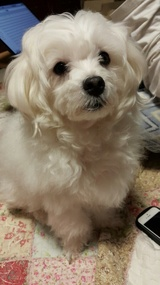
#> input picture Projects/images/tico.jpg, 160 x 285 px, shrunk from 540 x 960 before the run, found by its file name
$ python feature_matching.py
#> lines starting #> are read from the running program, lines starting #| are printed output that depends on the picture
import cv2
import numpy as np
import matplotlib.pyplot as plt
#the template in the image can have differne light, image, etc

img1 = cv2.imread('/home/kaeun/Projects/tico.jpg', 0)
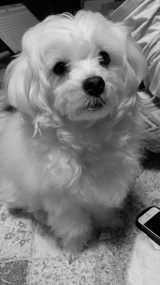
#> img1: shape (285, 160); min 0, max 232, mean 127.6
img2 = cv2.imread('/home/kaeun/Projects/mom.JPG', 0)
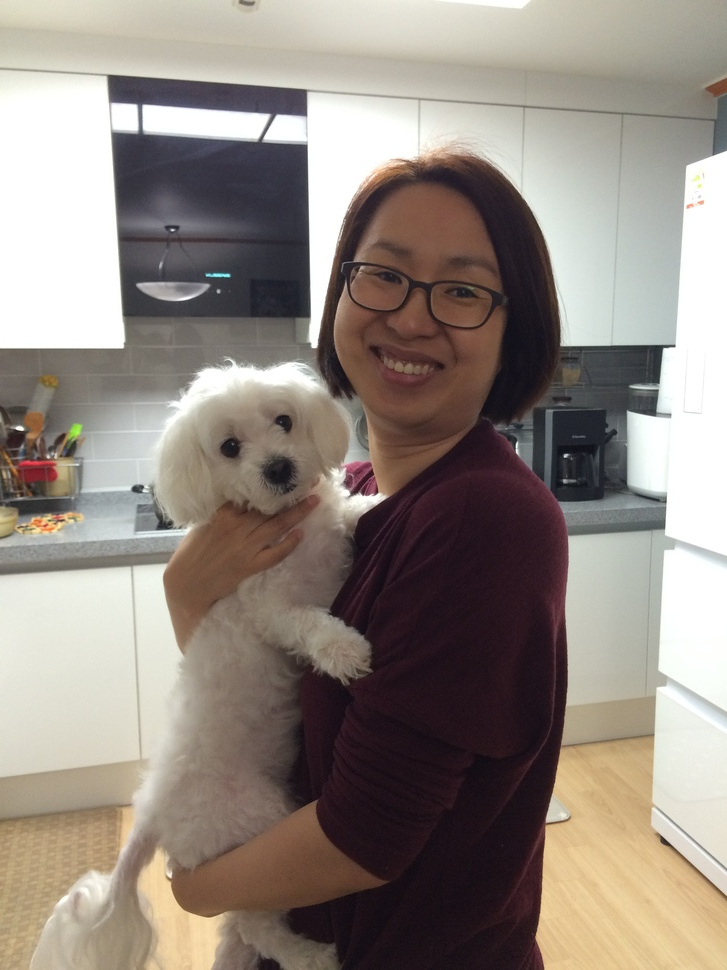
#> input picture Projects/images/mom.JPG, 727 x 970 px, shrunk from 2448 x 3264 before the run, found by its file name
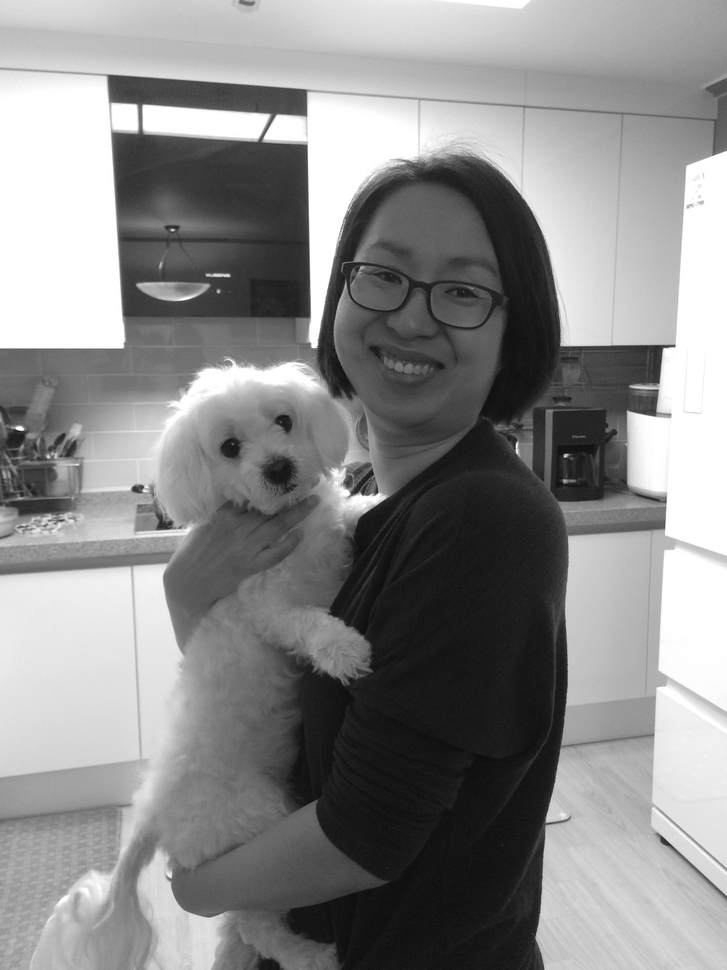
#> img2: shape (970, 727); min 11, max 255, mean 138

orb = cv2.ORB_create()

kp1, des1 = orb.detectAndCompute(img1, None)
#> kp1 = 325 keypoints; strongest (x, y, size): (100, 63, 31), (100, 64, 37.2), (83, 83, 64.3), (101, 78, 44.6)
kp2, des2 = orb.detectAndCompute(img2, None)
#> kp2 = 500 keypoints; strongest (x, y, size): (664, 348, 31), (664, 350, 44.6), (314, 346, 44.6), (665, 349, 53.6)


bf = cv2.BFMatcher(cv2.NORM_HAMMING, crossCheck = True)

matches = bf.match(des1, des2)
#> matches = 84 matches
matches = sorted(matches, key = lambda x:x.distance)
#sort them to most likely to match to least likely to match

img3 = cv2.drawMatches(img1, kp1, img2, kp2, matches[:2], None, flags=2)
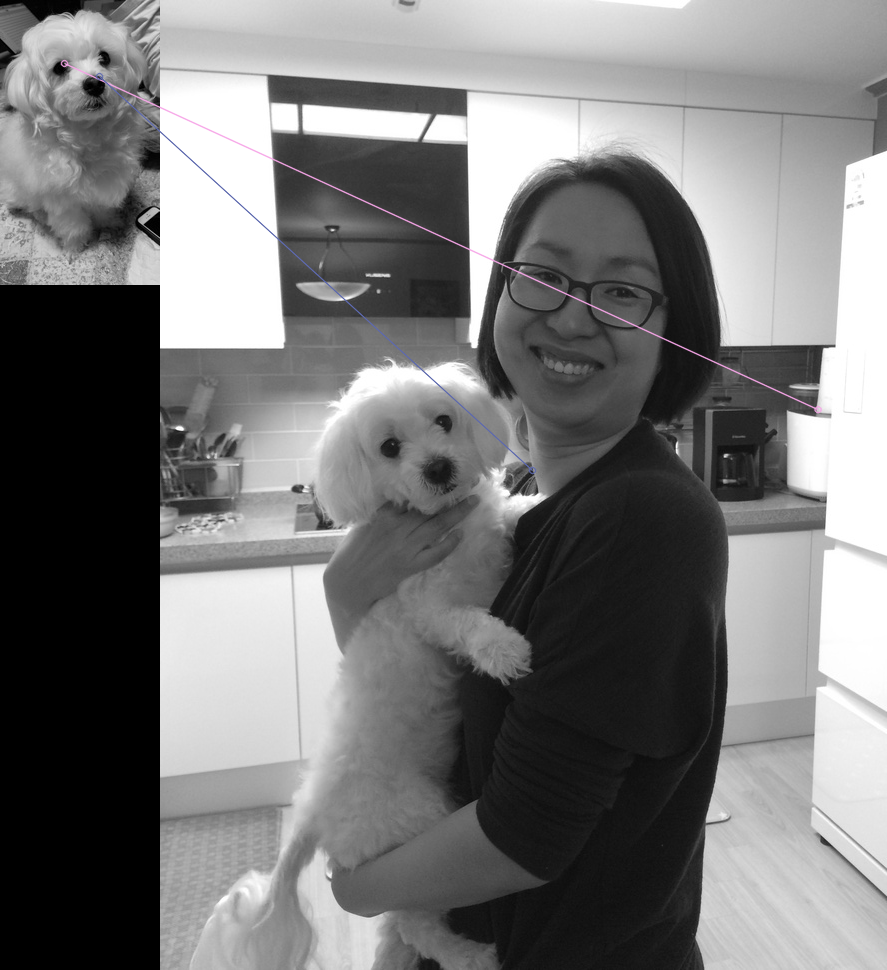
#> img3: shape (970, 887, 3); mean of channels 0, 1, 2 120, 119.9, 120; drawn as B, G, R
#match 30
plt.imshow(img3)
plt.show()
